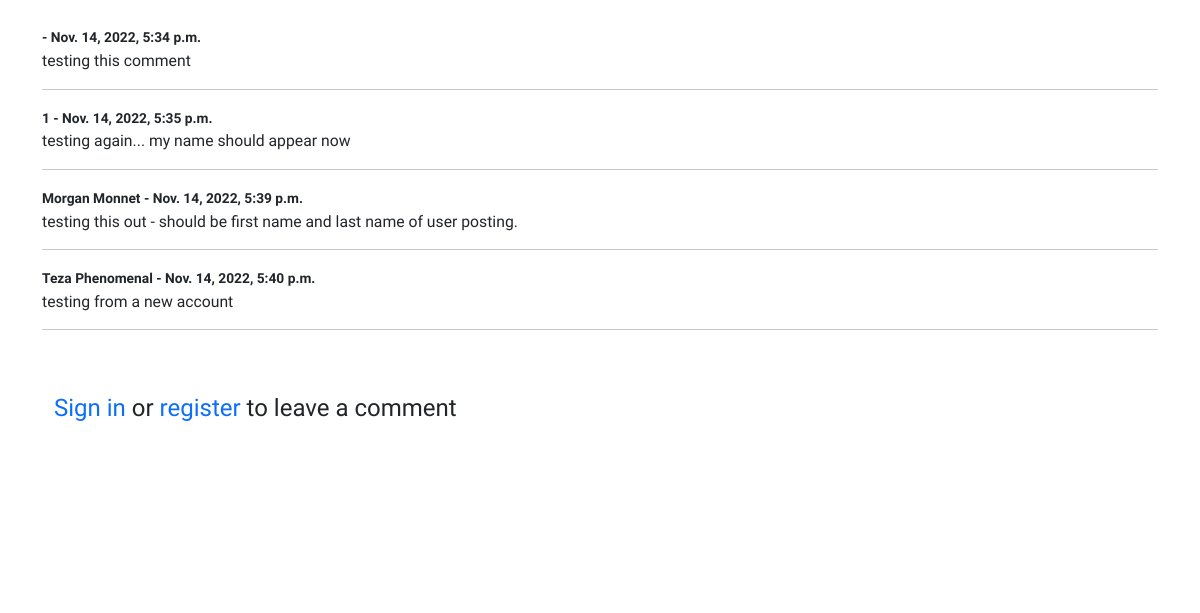
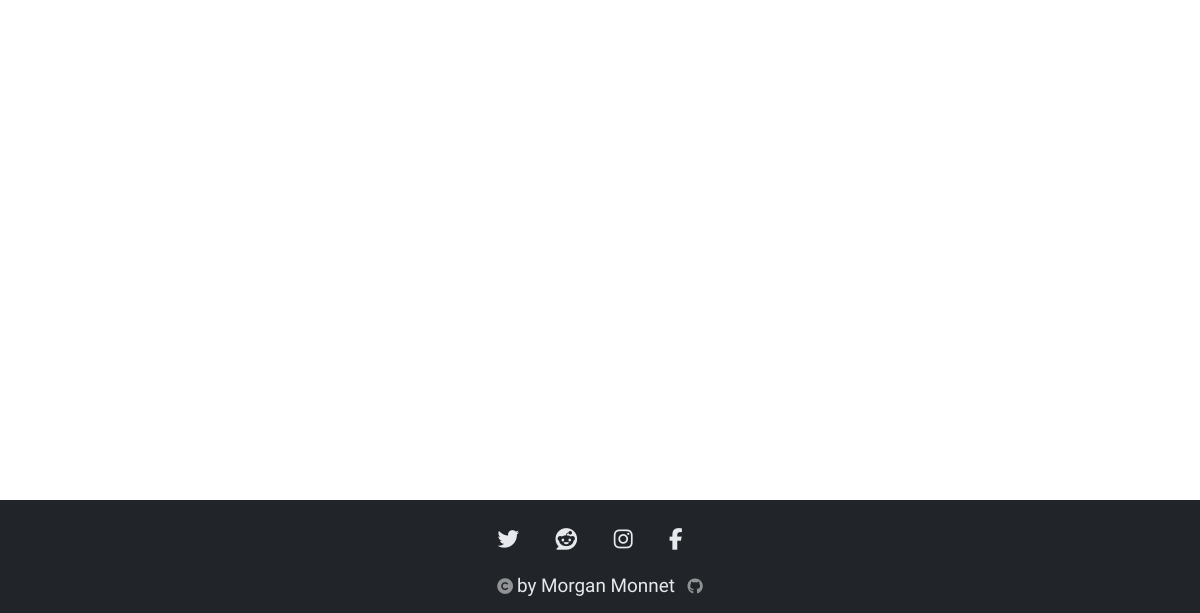
The page /post/26 (lower part) on the database as committed earlier (2 pictures, top to bottom).
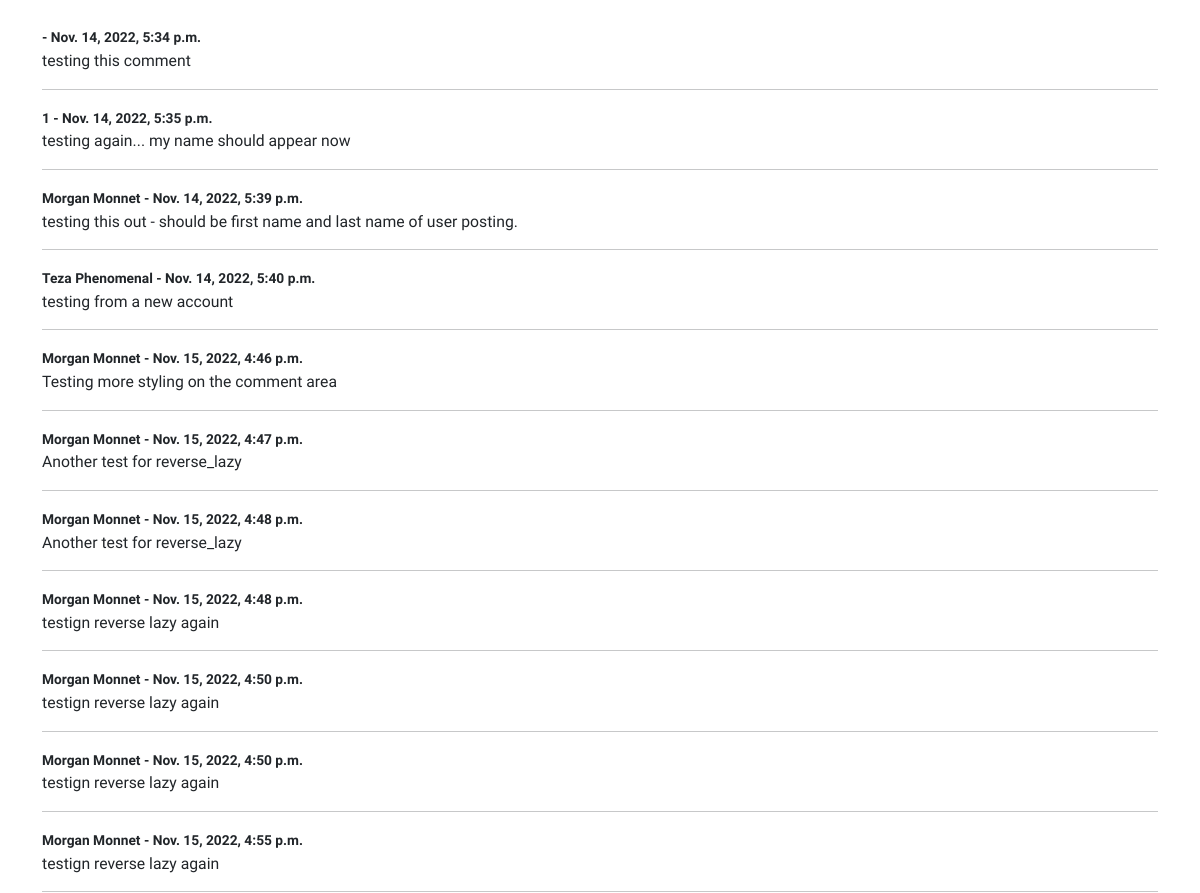
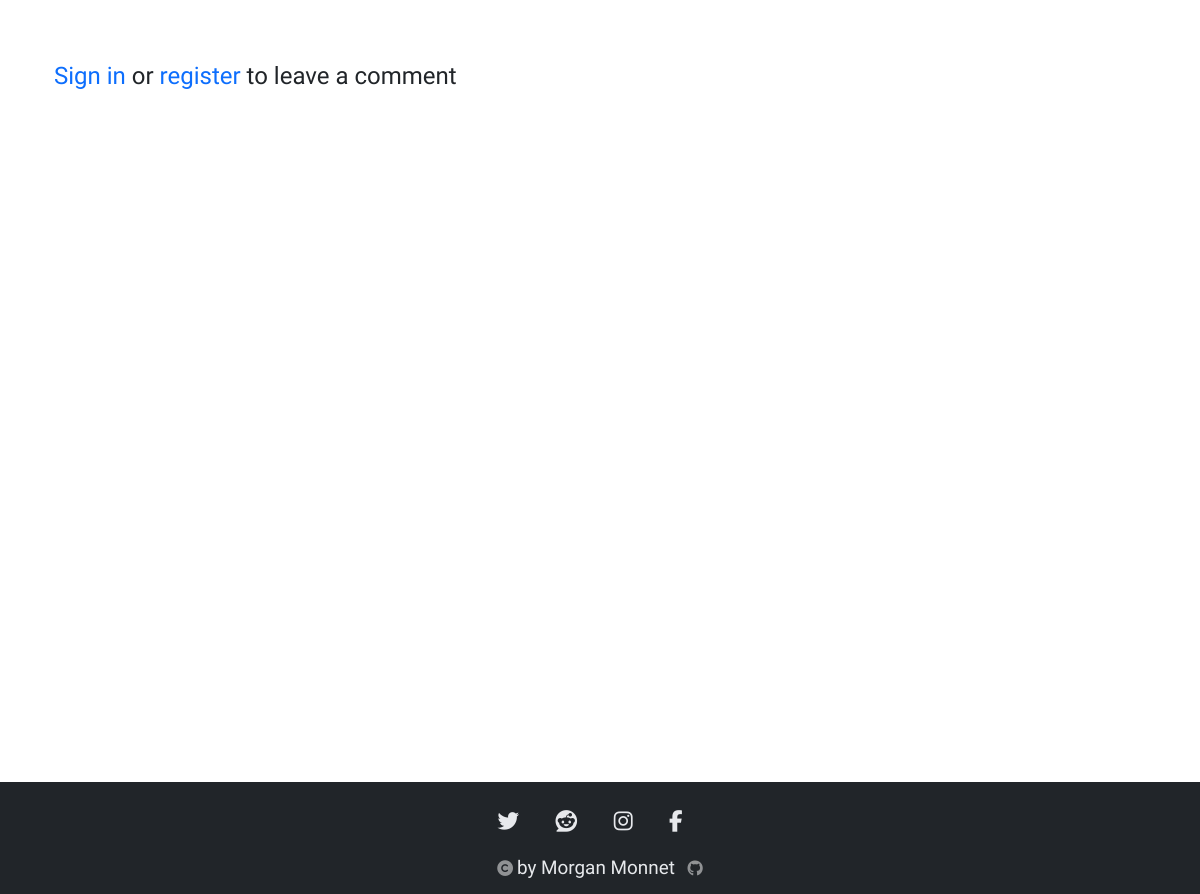
The same page on the database as committed later (2 pictures, top to bottom).
### nooz2/models.py (models this page shows, shortened)
class Comment(models.Model):
    post = models.ForeignKey(Post, related_name="comments", on_delete=models.CASCADE)
    name = models.CharField(max_length=255)
    body = models.TextField()
    timestamp = models.DateTimeField(auto_now_add=True)

### nooz2/views.py (the view)
# urls.py: path('post/<int:pk>', PostDetailView.as_view(), name="post-detail"),
class PostDetailView(DetailView):
    model = Post
    template_name = 'post_details.html'
    def get_context_data(self, *args, **kwargs):
        category_menu = Category.objects.all()
        context = super(PostDetailView, self).get_context_data(*args, **kwargs)
        stuff = get_object_or_404(Post, id=self.kwargs['pk'])
        total_likes = stuff.total_likes()
        liked = False
        if stuff.likes.filter(id=self.request.user.id).exists():
            liked = True
        context ["category_menu"] = category_menu
        context["total_likes"] = total_likes
        context["liked"] = liked
        return context

### nooz2/models.py (called while the page is built)
    def total_likes(self):
        return self.likes.count()

    def __str__(self):
        return self.name

### templates/post_details.html (shortened to what this page needs)
{% extends 'base.html' %}
{% load static %}
{% block content %}
<br/>
<div class="container">
        <small>By:
    <br/>
    <br/><br/>
    <br/>
    <br/>
<br/>
<br/>
  <br/><br/>
<div>
  {% if not post.comments.all %}
  <br/>
      No Comments.
  {% else %}
  <br/><br/>
      {% for comment in post.comments.all %}
        <small><strong>
          {{ comment.name }} -
            {{ comment.timestamp }}
        </strong></small>
        <br/>
        {{ comment.body }}
        <br/>
        <hr>
      {% endfor %}
  {% endif %}
  {% if user.is_authenticated %}
  <br/><br/>
  <div class="container-fluid">
    <div class="row col-md-6">
      <a href="{% url 'add_comment' post.pk %}"><button type="submit" class="btn btn-secondary button-alt">Leave a comment</button></a>
      {% else %}
      <br/><br/>
        <div class="container-fluid">
          <div class="row col-md-6">
            <h4><a href="{% url 'login' %}">Sign in</a> or
              <a href="{% url 'register' %}">register</a> to leave a comment
          </div>
            {% endif %}
            <br/><br/>
        </div>
    </div>
  </div>
<br/><br/>
<br/><br/>
{% endblock %}

Rows that differ between the two databases and show on the page:
added Comment: name "Morgan Monnet", timestamp "Nov. 15, 2022, 4:46 p.m.", body "Testing more styling on the comment area"
added Comment: name "Morgan Monnet", timestamp "Nov. 15, 2022, 4:47 p.m.", body "Another test for reverse_lazy"
added Comment: name "Morgan Monnet", timestamp "Nov. 15, 2022, 4:48 p.m.", body "Another test for reverse_lazy"
added Comment: name "Morgan Monnet", timestamp "Nov. 15, 2022, 4:48 p.m.", body "testign reverse lazy again"
added Comment: name "Morgan Monnet", timestamp "Nov. 15, 2022, 4:50 p.m.", body "testign reverse lazy again"
added Comment: name "Morgan Monnet", timestamp "Nov. 15, 2022, 4:50 p.m.", body "testign reverse lazy again"
added Comment: name "Morgan Monnet", timestamp "Nov. 15, 2022, 4:55 p.m.", body "testign reverse lazy again"
